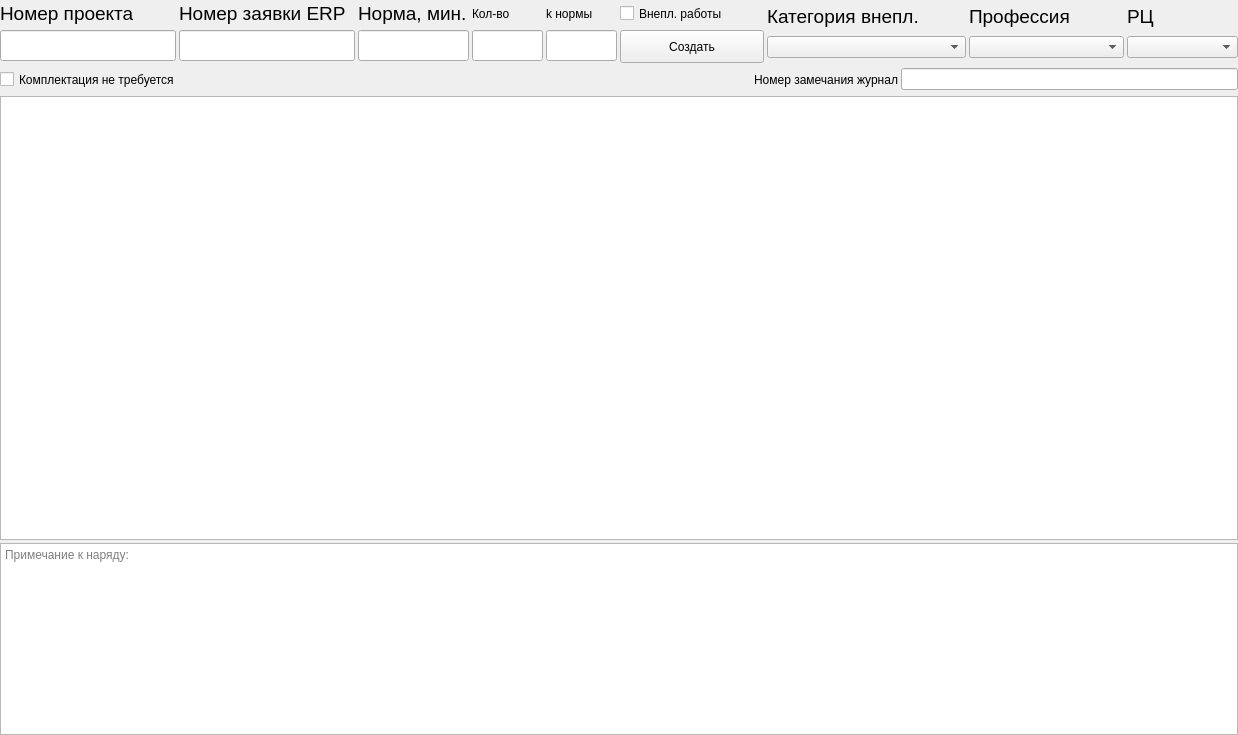
          <widget class="QWidget" name="tab_8">
           <attribute name="title">
            <string>Наряд</string>
           </attribute>
           <layout class="QVBoxLayout" name="verticalLayout_42">
            <property name="spacing">
             <number>3</number>
            </property>
            <property name="leftMargin">
             <number>0</number>
            </property>
            <property name="topMargin">
             <number>0</number>
            </property>
            <property name="rightMargin">
             <number>0</number>
            </property>
            <property name="bottomMargin">
             <number>0</number>
            </property>
            <item>
             <layout class="QHBoxLayout" name="horizontalLayout_6">
              <item>
               <layout class="QVBoxLayout" name="verticalLayout_3">
                <item>
                 <widget class="QLabel" name="label_4">
                  <property name="minimumSize">
                   <size>
                    <width>0</width>
                    <height>27</height>
                   </size>
                  </property>
                  <property name="maximumSize">
                   <size>
                    <width>16777215</width>
                    <height>27</height>
                   </size>
                  </property>
                  <property name="font">
                   <font>
                    <pointsize>14</pointsize>
                   </font>
                  </property>
                  <property name="text">
                   <string>Номер проекта</string>
                  </property>
                 </widget>
                </item>
                <item>
                 <widget class="QLineEdit" name="lineEdit_cr_nar_nom_proect">
                  <property name="minimumSize">
                   <size>
                    <width>155</width>
                    <height>0</height>
                   </size>
                  </property>
                  <property name="maximumSize">
                   <size>
                    <width>320</width>
                    <height>16777215</height>
                   </size>
                  </property>
                  <property name="font">
                   <font>
                    <pointsize>14</pointsize>
                   </font>
                  </property>
                 </widget>
                </item>
               </layout>
              </item>
              <item>
               <layout class="QVBoxLayout" name="verticalLayout_4">
                <item>
                 <widget class="QLabel" name="label_3">
                  <property name="minimumSize">
                   <size>
                    <width>0</width>
                    <height>27</height>
                   </size>
                  </property>
                  <property name="maximumSize">
                   <size>
                    <width>16777215</width>
                    <height>27</height>
                   </size>
                  </property>
                  <property name="font">
                   <font>
                    <pointsize>14</pointsize>
                   </font>
                  </property>
                  <property name="text">
                   <string>Номер заявки ERP</string>
                  </property>
                 </widget>
                </item>
                <item>
                 <widget class="QLineEdit" name="lineEdit_cr_nar_nomerPU">
                  <property name="minimumSize">
                   <size>
                    <width>155</width>
                    <height>0</height>
                   </size>
                  </property>
                  <property name="maximumSize">
                   <size>
                    <width>221</width>
                    <height>16777215</height>
                   </size>
                  </property>
                  <property name="font">
                   <font>
                    <pointsize>14</pointsize>
                   </font>
                  </property>
                  <property name="text">
                   <string/>
                  </property>
                 </widget>
                </item>
               </layout>
              </item>
              <item>
               <layout class="QVBoxLayout" name="verticalLayout_5">
                <item>
                 <widget class="QLabel" name="label_5">
                  <property name="minimumSize">
                   <size>
                    <width>111</width>
                    <height>27</height>
                   </size>
                  </property>
                  <property name="maximumSize">
                   <size>
                    <width>155</width>
                    <height>27</height>
                   </size>
                  </property>
                  <property name="font">
                   <font>
                    <pointsize>14</pointsize>
                   </font>
                  </property>
                  <property name="text">
                   <string>Норма, мин.</string>
                  </property>
                 </widget>
                </item>
                <item>
                 <widget class="QLineEdit" name="lineEdit_cr_nar_norma">
                  <property name="minimumSize">
                   <size>
                    <width>111</width>
                    <height>0</height>
                   </size>
                  </property>
                  <property name="maximumSize">
                   <size>
                    <width>111</width>
                    <height>16777215</height>
                   </size>
                  </property>
                  <property name="font">
                   <font>
                    <pointsize>14</pointsize>
                   </font>
                  </property>
                  <property name="text">
                   <string/>
                  </property>
                 </widget>
                </item>
               </layout>
              </item>
              <item>
               <layout class="QVBoxLayout" name="verticalLayout_6">
                <item>
                 <widget class="QLabel" name="label_6">
                  <property name="minimumSize">
                   <size>
                    <width>71</width>
                    <height>27</height>
                   </size>
                  </property>
                  <property name="maximumSize">
                   <size>
                    <width>71</width>
                    <height>27</height>
                   </size>
                  </property>
                  <property name="text">
                   <string>Кол-во</string>
                  </property>
                 </widget>
                </item>
                <item>
                 <widget class="QLineEdit" name="lineEdit_cr_nar_kolvo">
                  <property name="minimumSize">
                   <size>
                    <width>71</width>
                    <height>0</height>
                   </size>
                  </property>
                  <property name="maximumSize">
                   <size>
                    <width>71</width>
                    <height>16777215</height>
                   </size>
                  </property>
                  <property name="font">
                   <font>
                    <pointsize>14</pointsize>
                   </font>
                  </property>
                  <property name="text">
                   <string/>
                  </property>
                 </widget>
                </item>
               </layout>
              </item>
              <item>
               <layout class="QVBoxLayout" name="verticalLayout_38">
                <item>
                 <widget class="QLabel" name="label_11">
                  <property name="minimumSize">
                   <size>
                    <width>71</width>
                    <height>27</height>
                   </size>
                  </property>
                  <property name="maximumSize">
                   <size>
                    <width>71</width>
                    <height>27</height>
                   </size>
                  </property>
                  <property name="text">
                   <string>k нормы</string>
                  </property>
                 </widget>
                </item>
                <item>
                 <widget class="QLineEdit" name="lineEdit_koef_norm">
                  <property name="minimumSize">
                   <size>
                    <width>71</width>
                    <height>0</height>
                   </size>
                  </property>
                  <property name="maximumSize">
                   <size>
                    <width>71</width>
                    <height>16777215</height>
                   </size>
                  </property>
                  <property name="font">
                   <font>
                    <pointsize>14</pointsize>
                   </font>
                  </property>
                  <property name="text">
                   <string/>
                  </property>
                 </widget>
                </item>
               </layout>
              </item>
              <item>
               <layout class="QVBoxLayout" name="verticalLayout_8">
                <item>
                 <widget class="QCheckBox" name="checkBox_vneplan_rab">
                  <property name="sizePolicy">
                   <sizepolicy hsizetype="Minimum" vsizetype="Minimum">
                    <horstretch>0</horstretch>
                    <verstretch>0</verstretch>
                   </sizepolicy>
                  </property>
                  <property name="minimumSize">
                   <size>
                    <width>144</width>
                    <height>27</height>
                   </size>
                  </property>
                  <property name="maximumSize">
                   <size>
                    <width>144</width>
                    <height>27</height>
                   </size>
                  </property>
                  <property name="mouseTracking">
                   <bool>false</bool>
                  </property>
                  <property name="text">
                   <string>Внепл. работы</string>
                  </property>
                  <property name="tristate">
                   <bool>false</bool>
                  </property>
                 </widget>
                </item>
                <item>
                 <widget class="QPushButton" name="btn_create_nar">
                  <property name="sizePolicy">
                   <sizepolicy hsizetype="Minimum" vsizetype="Minimum">
                    <horstretch>0</horstretch>
                    <verstretch>0</verstretch>
                   </sizepolicy>
                  </property>
                  <property name="minimumSize">
                   <size>
                    <width>144</width>
                    <height>33</height>
                   </size>
                  </property>
                  <property name="maximumSize">
                   <size>
                    <width>144</width>
                    <height>33</height>
                   </size>
                  </property>
                  <property name="mouseTracking">
                   <bool>false</bool>
                  </property>
                  <property name="text">
                   <string>Создать</string>
                  </property>
                 </widget>
                </item>
               </layout>
              </item>
              <item>
               <layout class="QVBoxLayout" name="verticalLayout_7">
                <item>
                 <widget class="QLabel" name="label_7">
                  <property name="minimumSize">
                   <size>
                    <width>199</width>
                    <height>27</height>
                   </size>
                  </property>
                  <property name="maximumSize">
                   <size>
                    <width>91</width>
                    <height>27</height>
                   </size>
                  </property>
                  <property name="font">
                   <font>
                    <pointsize>14</pointsize>
                   </font>
                  </property>
                  <property name="text">
                   <string>Категория внепл.</string>
                  </property>
                 </widget>
                </item>
                <item>
                 <widget class="QComboBox" name="cmb_kat_vnepl"/>
                </item>
               </layout>
              </item>
              <item>
               <layout class="QVBoxLayout" name="verticalLayout_28">
                <item>
                 <widget class="QLabel" name="label_9">
                  <property name="minimumSize">
                   <size>
                    <width>155</width>
                    <height>27</height>
                   </size>
                  </property>
                  <property name="maximumSize">
                   <size>
                    <width>91</width>
                    <height>27</height>
                   </size>
                  </property>
                  <property name="font">
                   <font>
                    <pointsize>14</pointsize>
                   </font>
                  </property>
                  <property name="text">
                   <string>Профессия</string>
                  </property>
                 </widget>
                </item>
                <item>
                 <widget class="QComboBox" name="cmb_prof_vnepl"/>
                </item>
               </layout>
              </item>
              <item>
               <layout class="QVBoxLayout" name="verticalLayout_18">
                <item>
                 <widget class="QLabel" name="label_10">
                  <property name="minimumSize">
                   <size>
                    <width>111</width>
                    <height>27</height>
                   </size>
                  </property>
                  <property name="maximumSize">
                   <size>
                    <width>111</width>
                    <height>27</height>
                   </size>
                  </property>
                  <property name="font">
                   <font>
                    <pointsize>14</pointsize>
                   </font>
                  </property>
                  <property name="text">
                   <string>РЦ</string>
                  </property>
                 </widget>
                </item>
                <item>
                 <widget class="QComboBox" name="cmb_rc_vnepl">
                  <property name="minimumSize">
                   <size>
                    <width>111</width>
                    <height>0</height>
                   </size>
                  </property>
                  <property name="maximumSize">
                   <size>
                    <width>111</width>
                    <height>16777215</height>
                   </size>
                  </property>
                 </widget>
                </item>
               </layout>
              </item>
             </layout>
            </item>
            <item>
             <layout class="QHBoxLayout" name="horizontalLayout_12">
              <item>
               <widget class="QCheckBox" name="checkBox_bez_kompl">
                <property name="sizePolicy">
                 <sizepolicy hsizetype="Minimum" vsizetype="Minimum">
                  <horstretch>0</horstretch>
                  <verstretch>0</verstretch>
                 </sizepolicy>
                </property>
                <property name="minimumSize">
                 <size>
                  <width>266</width>
                  <height>27</height>
                 </size>
                </property>
                <property name="maximumSize">
                 <size>
                  <width>266</width>
                  <height>27</height>
                 </size>
                </property>
                <property name="mouseTracking">
                 <bool>false</bool>
                </property>
                <property name="text">
                 <string>Комплектация не требуется</string>
                </property>
                <property name="tristate">
                 <bool>false</bool>
                </property>
               </widget>
              </item>
              <item>
               <spacer name="horizontalSpacer">
                <property name="orientation">
                 <enum>Qt::Horizontal</enum>
                </property>
                <property name="sizeHint" stdset="0">
                 <size>
                  <width>40</width>
                  <height>20</height>
                 </size>
                </property>
               </spacer>
              </item>
              <item>
               <layout class="QHBoxLayout" name="horizontalLayout_11">
                <item>
                 <widget class="QLabel" name="label">
                  <property name="text">
                   <string>Номер замечания журнал</string>
                  </property>
                 </widget>
                </item>
                <item>
                 <widget class="QLineEdit" name="le_nom_zam">
                  <property name="toolTip">
                   <string>Из письма</string>
                  </property>
                  <property name="statusTip">
                   <string/>
                  </property>
                 </widget>
                </item>
               </layout>
              </item>
             </layout>
            </item>
            <item>
             <widget class="QPlainTextEdit" name="plainTextEdit_zadanie">
              <property name="minimumSize">
               <size>
                <width>666</width>
                <height>444</height>
               </size>
              </property>
              <property name="maximumSize">
               <size>
                <width>16777215</width>
                <height>12323123</height>
               </size>
              </property>
              <property name="font">
               <font>
                <pointsize>12</pointsize>
               </font>
              </property>
              <property name="plainText">
               <string/>
              </property>
              <property name="placeholderText">
               <string>Задание:</string>
              </property>
             </widget>
            </item>
            <item>
             <widget class="QPlainTextEdit" name="plainTextEdit_primechanie">
              <property name="maximumSize">
               <size>
                <width>13123123</width>
                <height>13123123</height>
               </size>
              </property>
              <property name="placeholderText">
               <string>Примечание к наряду:</string>
              </property>
             </widget>
            </item>
           </layout>
          </widget>
